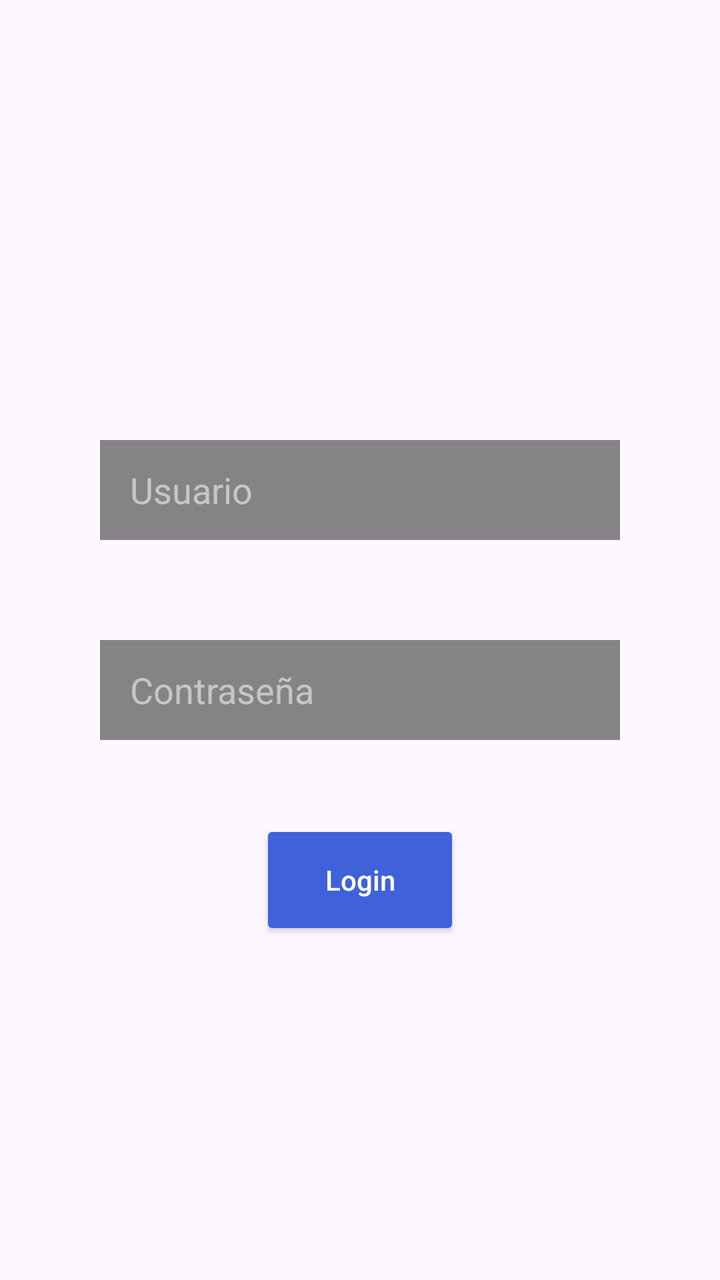
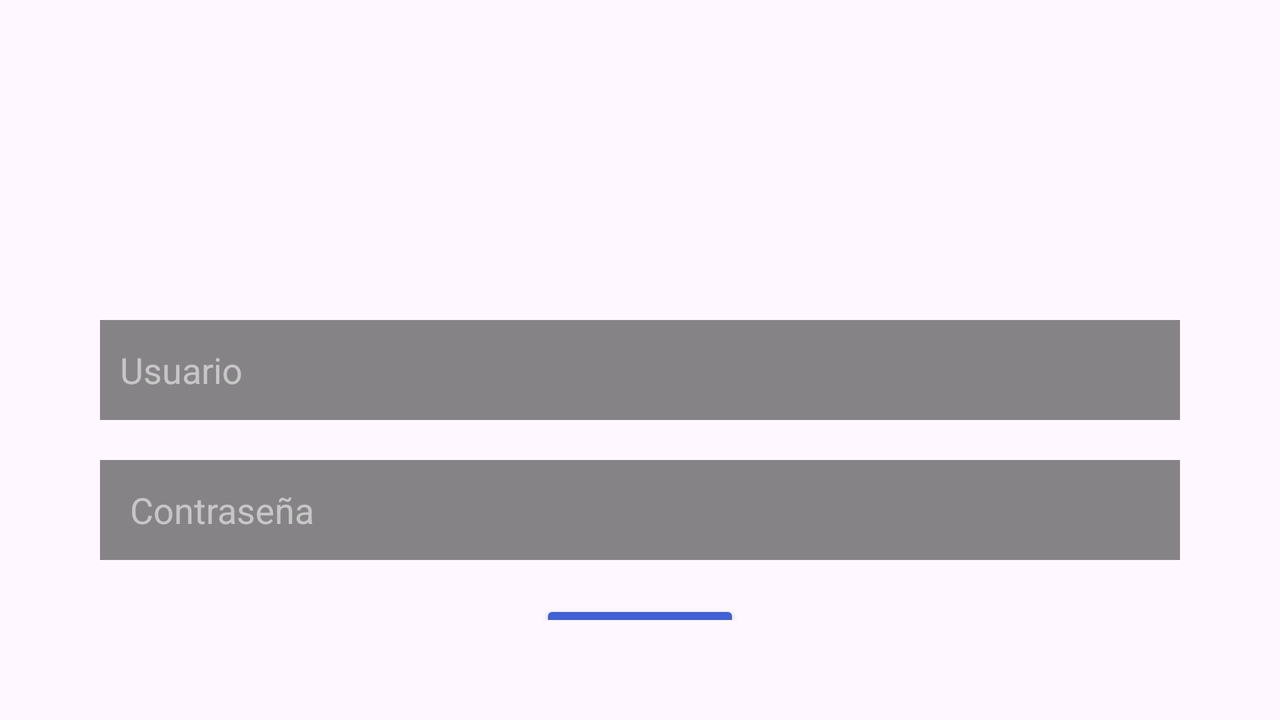

Compare how this app lays out the same screen by default and in its alternative resource folder. The renders come first, then the two layout files and the values they reference.
<!-- AndroidManifest.xml: application theme Theme.Android_DragonBall -->
<!-- res/layout/activity_main.xml -->
<?xml version="1.0" encoding="utf-8"?>
<androidx.constraintlayout.widget.ConstraintLayout xmlns:android="http://schemas.android.com/apk/res/android"
    xmlns:app="http://schemas.android.com/apk/res-auto"
    xmlns:tools="http://schemas.android.com/tools"
    android:layout_width="match_parent"
    android:layout_height="match_parent"
    tools:context=".MainActivity"
    android:padding="50dp"
    android:background="@drawable/fondo2">

    <androidx.constraintlayout.widget.ConstraintLayout
        android:layout_width="match_parent"
        android:layout_height="match_parent"
        app:layout_constraintBottom_toBottomOf="parent"
        app:layout_constraintEnd_toEndOf="parent"
        app:layout_constraintStart_toStartOf="parent"
        app:layout_constraintTop_toTopOf="parent">

        <ImageView
            android:id="@+id/imageView"
            android:layout_width="match_parent"
            android:layout_height="wrap_content"
            android:layout_marginTop="50dp"
            app:srcCompat="@drawable/dragonball"
            app:layout_constraintStart_toStartOf="parent"
            app:layout_constraintEnd_toEndOf="parent"
            app:layout_constraintTop_toTopOf="parent"
            app:layout_constraintBottom_toTopOf="@id/linearLayout"/>

        <LinearLayout
            android:id="@+id/linearLayout"
            android:layout_width="match_parent"
            android:layout_height="match_parent"
            android:gravity="center"
            android:layout_marginTop="50dp"
            android:orientation="vertical"
            app:layout_constraintTop_toTopOf="parent">

            <EditText
                android:id="@+id/editTextUser"
                android:layout_width="match_parent"
                android:layout_height="50dp"
                android:layout_marginBottom="50dp"
                android:background="@color/lighGrey"
                android:hint="Usuario"
                android:inputType="textEmailAddress"
                android:paddingLeft="15dp"
                android:textColorHint="@color/lightWhite" />

            <EditText
                android:id="@+id/editTextPassword"
                android:layout_width="match_parent"
                android:layout_height="50dp"
                android:layout_marginBottom="30dp"
                android:background="@color/lighGrey"
                android:hint="Contraseña"
                android:inputType="textPassword"
                android:paddingLeft="15dp"
                android:textColorHint="@color/lightWhite" />

            <Button
                android:id="@+id/buttonLogin"
                android:layout_width="100dp"
                android:layout_height="60dp"
                android:layout_marginTop="10dp"
                android:backgroundTint="@color/blue"
                android:hint="Login"
                android:textColorHint="@color/white" />

        </LinearLayout>
    </androidx.constraintlayout.widget.ConstraintLayout>

</androidx.constraintlayout.widget.ConstraintLayout>
<!-- resources referenced by this layout -->
<resources>
  <color name="blue">#3F61DA</color>
  <color name="lighGrey">#C4616161</color>
  <color name="lightWhite">#8AFFFFFF</color>
  <color name="white">#FFFFFFFF</color>
  <style name="Theme.Android_DragonBall" parent="Base.Theme.Android_DragonBall" />
  <style name="Base.Theme.Android_DragonBall" parent="Theme.Material3.DayNight.NoActionBar">
          
          
      </style>
</resources>
<!-- res/layout-land/activity_main.xml (the author's variant of the layout above) -->
<!-- drawn on the phone turned sideways -->
<?xml version="1.0" encoding="utf-8"?>
<androidx.constraintlayout.widget.ConstraintLayout xmlns:android="http://schemas.android.com/apk/res/android"
    xmlns:app="http://schemas.android.com/apk/res-auto"
    xmlns:tools="http://schemas.android.com/tools"
    android:layout_width="match_parent"
    android:layout_height="match_parent"
    tools:context=".View.MainActivity"
    android:padding="50dp"
    android:background="@drawable/fondo2">

    <androidx.constraintlayout.widget.ConstraintLayout
        android:layout_width="match_parent"
        android:layout_height="match_parent"
        app:layout_constraintBottom_toBottomOf="parent"
        app:layout_constraintEnd_toEndOf="parent"
        app:layout_constraintStart_toStartOf="parent"
        app:layout_constraintTop_toTopOf="parent">

        <ImageView
            android:id="@+id/imageView"
            android:layout_width="match_parent"
            android:layout_height="wrap_content"
           android:layout_marginBottom="10dp"
            app:srcCompat="@drawable/dragonball"
            app:layout_constraintStart_toStartOf="parent"
            app:layout_constraintEnd_toEndOf="parent"
            app:layout_constraintTop_toTopOf="parent"
            app:layout_constraintBottom_toTopOf="@id/linearLayout"/>

        <LinearLayout
            android:id="@+id/linearLayout"
            android:layout_width="match_parent"
            android:layout_height="wrap_content"
            android:gravity="center"
            android:layout_marginTop="90dp"
            android:orientation="vertical"
            app:layout_constraintTop_toTopOf="parent">

            <EditText
                android:id="@+id/editTextUser"
                android:layout_width="match_parent"
                android:layout_height="50dp"
                android:layout_marginBottom="10dp"
                android:layout_marginTop="20dp"
                android:background="@color/lighGrey"
                android:hint="Usuario"
                android:inputType="textEmailAddress"
                android:paddingLeft="10dp"
                android:textColorHint="@color/lightWhite" />

            <ProgressBar
                android:id="@+id/progressBarLogin"
                android:layout_width="wrap_content"
                android:layout_height="wrap_content"
                android:visibility="gone"/>

            <EditText
                android:id="@+id/editTextPassword"
                android:layout_width="match_parent"
                android:layout_height="50dp"
                android:layout_marginTop="10dp"
                android:layout_marginBottom="20dp"
                android:background="@color/lighGrey"
                android:hint="Contraseña"
                android:inputType="textPassword"
                android:paddingLeft="15dp"
                android:textColorHint="@color/lightWhite" />

            <Button
                android:id="@+id/buttonLogin"
                android:layout_width="100dp"
                android:layout_height="60dp"
                android:backgroundTint="@color/blue"
                android:hint="Login"
                android:textColorHint="@color/white" />

        </LinearLayout>
    </androidx.constraintlayout.widget.ConstraintLayout>

</androidx.constraintlayout.widget.ConstraintLayout>
